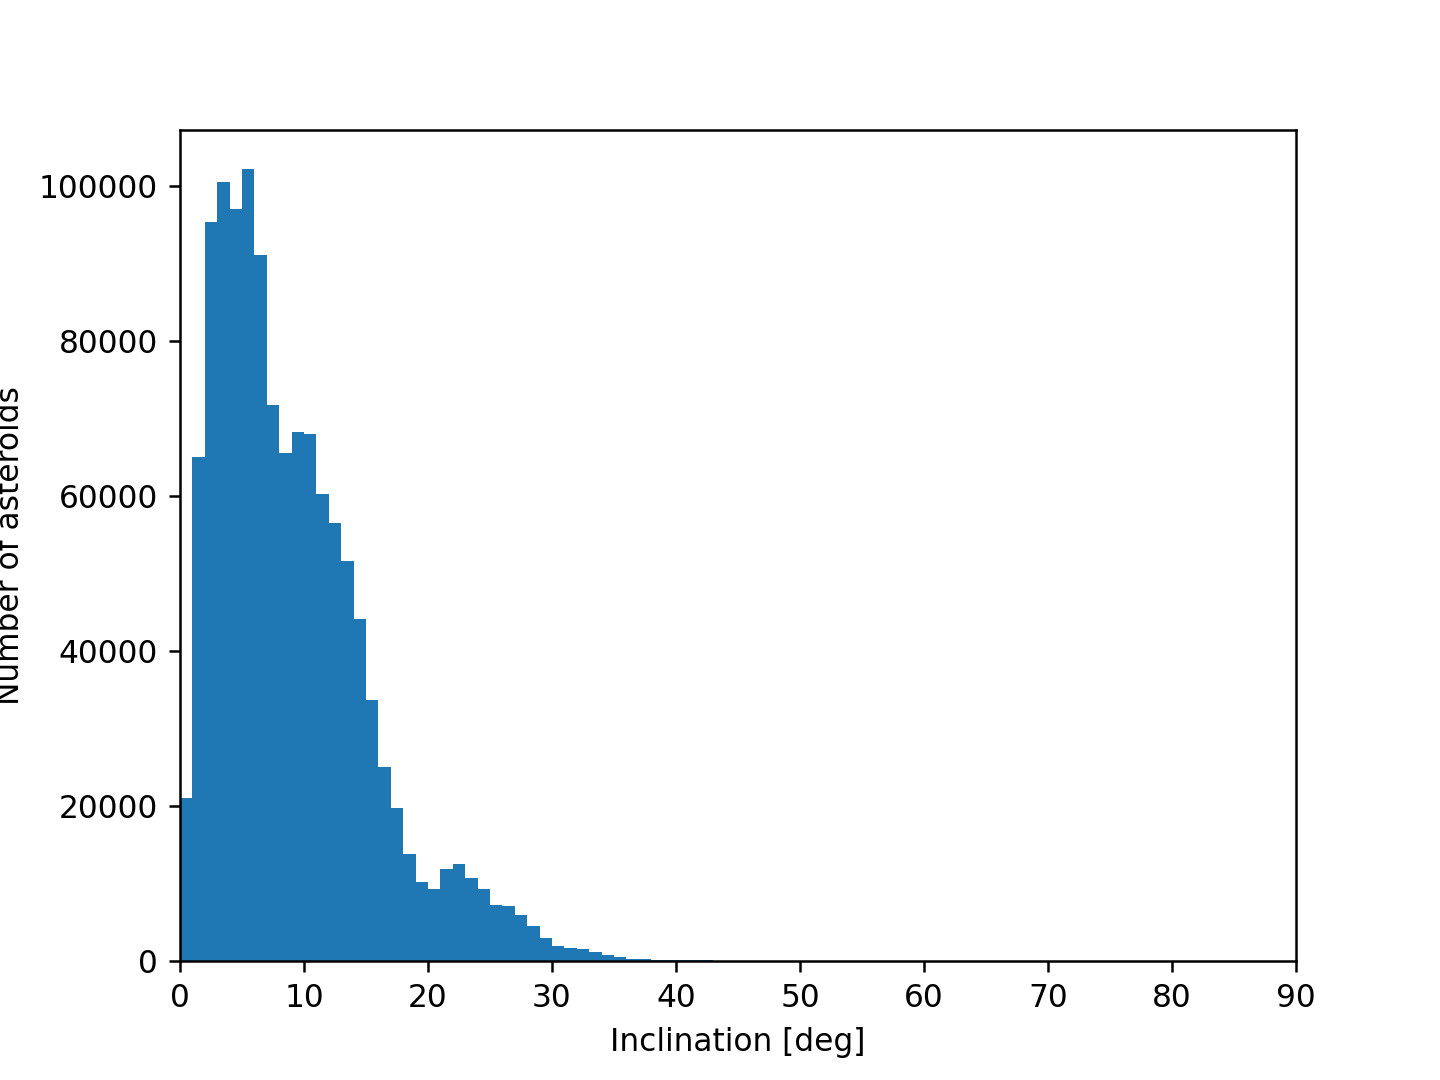

Recreate this plot in Python.
#!/usr/pkg/bin/python3.9

#
# Time-stamp: <2022/11/18 23:00:49 (CST) daisuke>
#

# importing gzip module
import gzip

# importing numpy module
import numpy

# importing matplotlib module
import matplotlib.figure
import matplotlib.backends.backend_agg

# catalogue file name
file_catalogue = 'mpcorb.dat.gz'

# output file name
file_output = 'ai202209_s10_00_05.png'

#
# parameters for histogram
#

# width of a bin in au
bin_width = 1.0

# number of bins
n_bins = 180

# bins
bins = numpy.linspace (0.0, bin_width * (n_bins - 1), n_bins)

# making a numpy array for histogram
hist_incl = numpy.zeros (n_bins, dtype=int)

# opening catalogue file
with gzip.open (file_catalogue, 'rb') as fh:
    # reading catalogue line-by-line
    for line in fh:
        # number of provisional designation
        try:
            designation = line[0:7].strip ().decode ('utf-8')
        except:
            continue
        # absolute magnitude
        try:
            absmag = float (line[8:13])
        except:
            absmag = -999.99
        # mean anomaly
        try:
            M = float (line[26:35])
        except:
            M = -999.99
        # argument of perihelion
        try:
            peri = float (line[37:46])
        except:
            peri = -999.99
        # longitude of ascending node
        try:
            node = float (line[48:57])
        except:
            node = -999.99
        # inclination
        try:
            incl = float (line[59:68])
        except:
            incl = -999.99
        # eccentricity
        try:
            e = float (line[70:79])
        except:
            e = -999.99
        # semimajor axis
        try:
            a = float (line[92:103])
        except:
            a = -999.99
        # number of observations
        try:
            nobs = int (line[117:122])
        except:
            nobs = -999
        # residual
        try:
            residual = float (line[137:141])
        except:
            residual = -999.99
        # 4-hexdigit flags
        try:
            flag = line[161:165].strip ().decode ('utf-8')
        except:
            flag = '9999'
        # readable name
        try:
            name = line[166:194].strip ().decode ('utf-8')
        except:
            name = '__NONE__'
        # last observation date
        try:
            lastobs = int (line[194:202])
        except:
            lastobs = 99999999

        # skip when reading the header
        if ( (a < -999.0) and (e < -999.0) and (incl < -999.0) \
             and (peri < -999.0) and (node < -999.0) and (M < -999.0) ):
            continue
            
        # counting number of asteroids in each bin
        i = int (incl)
        hist_incl[i] += 1

# making objects "fig" and "ax"
fig    = matplotlib.figure.Figure ()
canvas = matplotlib.backends.backend_agg.FigureCanvasAgg (fig)
ax     = fig.add_subplot (111)

# labels
ax.set_xlabel ('Inclination [deg]')
ax.set_ylabel ('Number of asteroids')

# axes
ax.set_xlim (0.0, 90.0)
ax.set_xticks (numpy.linspace (0.0, 90.0, 10))

# plotting a histogram
ax.bar (bins, height=hist_incl, width=bin_width, align='edge')

# saving the plot into a file
fig.savefig (file_output, dpi=225)
